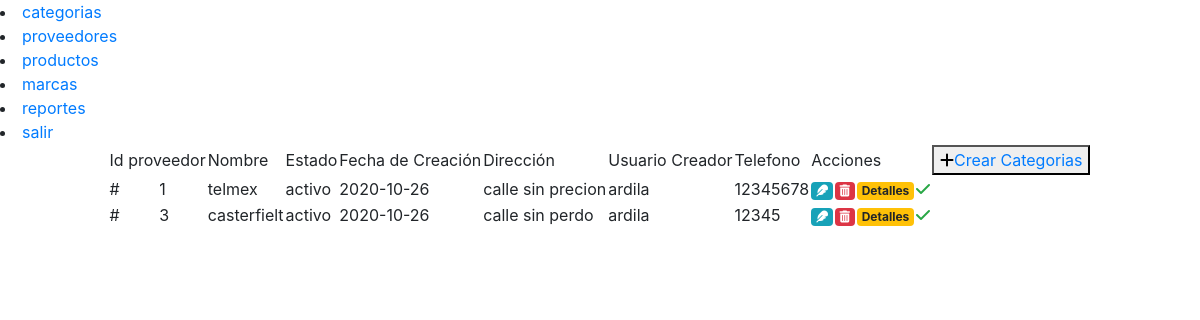
Page /codigo/pre_consultar_proveedores.php (signed in) on the committed database.
### tables this page shows
CREATE TABLE IF NOT EXISTS `proveedores` (
  `id_proveedor` int(5) NOT NULL AUTO_INCREMENT,
  `fecha_creacion` date NOT NULL,
  `fecha_modificacion` date DEFAULT NULL,
  `nombre_prov` varchar(30) NOT NULL,
  `direccion` varchar(100) NOT NULL,
  `telefono` varchar(15) NOT NULL,
  `email_prov` varchar(55) NOT NULL,
  `usuario_creacion` varchar(11) NOT NULL,
  `usuario_modificacion` varchar(11) NOT NULL,
  `fk_id_estado` varchar(4) NOT NULL,
  PRIMARY KEY (`id_proveedor`)
);

### codigo/pre_consultar_proveedores.php (the view, shortened to what this page needs)
<!DOCTYPE html>
<html lang="en">
<head>
</head>
<body>
   <div id="banner">
    <?php
    include("banner_admin.php");
    ?>
   </div>
   <div id="body" align="center">
    <table>
    <tr>
        <td colspan="2">Id proveedor</td>
        <td>Nombre</td>
        <td>Estado</td>
        <td>Fecha de Creaci&oacute;n</td>
        <td>Direcci&oacute;n</td>
        <td>Usuario Creador</td>
        <td>Telefono</td>
        <td colspan="4">Acciones</td>
        <td><button type="submit"><i class="fas fa-plus"></i><a href="pre_crear_proveedores.php">Crear Categorias</a></button></td>
    </tr>
    <?php
    include("conexion.php");
    $consulta="SELECT * FROM proveedores";
    if(!$resultado=$db->query($consulta)){
    die('hay un error con la consulta o los datos no existen vuelve a comprobar !!![' . $db->error . ']');
    }
    while($fila=$resultado->fetch_assoc()){
        $bid_proveedor=stripslashes($fila['id_proveedor']);
        $bfecha_creacion=stripslashes($fila['fecha_creacion']);
        $bdireccion=stripslashes($fila['direccion']);
        $bfk_id_estado=stripslashes($fila['fk_id_estado']);
        $btelefono=stripslashes($fila['telefono']);
        $busuario_creacion=stripslashes($fila['usuario_creacion']);
        $bnombre_prov=stripslashes($fila['nombre_prov']);
        if($bfk_id_estado=="1"){
            $bfk_id_estado='activo';
        }
        echo "<tr>";
        echo "<td>#</td>";
        echo "<td class='id_prov'>$bid_proveedor</td>";
        echo "<td>$bnombre_prov</td>";
        echo "<td>$bfk_id_estado</td>";
        echo "<td>$bfecha_creacion</td>";
        echo "<td>$bdireccion</td>";
        echo "<td>$busuario_creacion</td>";
        echo "<td>$btelefono</td>";
        ?>
        <td>
            <a href="#" class="badge badge-info act_btn" prov="<?php echo $bid_proveedor; ?>"><i class="fas fa-feather"></i></a>
        </td>
        <td>
            <a href="#" class="badge badge-danger delete_btn"><i class="fas fa-trash-alt"></i></a>
        </td>
        <td>
        <a href="#" class="badge badge-warning info_btn" prov="<?php echo $bid_proveedor;?>">Detalles</a>
        </td>
        <?php
        if($bfk_id_estado=="activo"){
            echo "<td><a href='neg_cambiar_estado_prov.php?id=$bid_proveedor'><i class='fas fa-check text-success'></i></a></td>";
        }
        echo "</tr>";
    }
    ?>
 </table>
</div>
</body>
</html>

### rows in the picture
proveedores: id_proveedor "1", nombre_prov "telmex", fk_id_estado "activo", fecha_creacion "2020-10-26", direccion "calle sin precion", usuario_creacion "ardila", telefono "12345678"
proveedores: id_proveedor "3", nombre_prov "casterfielt", fk_id_estado "activo", fecha_creacion "2020-10-26", direccion "calle sin perdo", usuario_creacion "ardila", telefono "12345"
